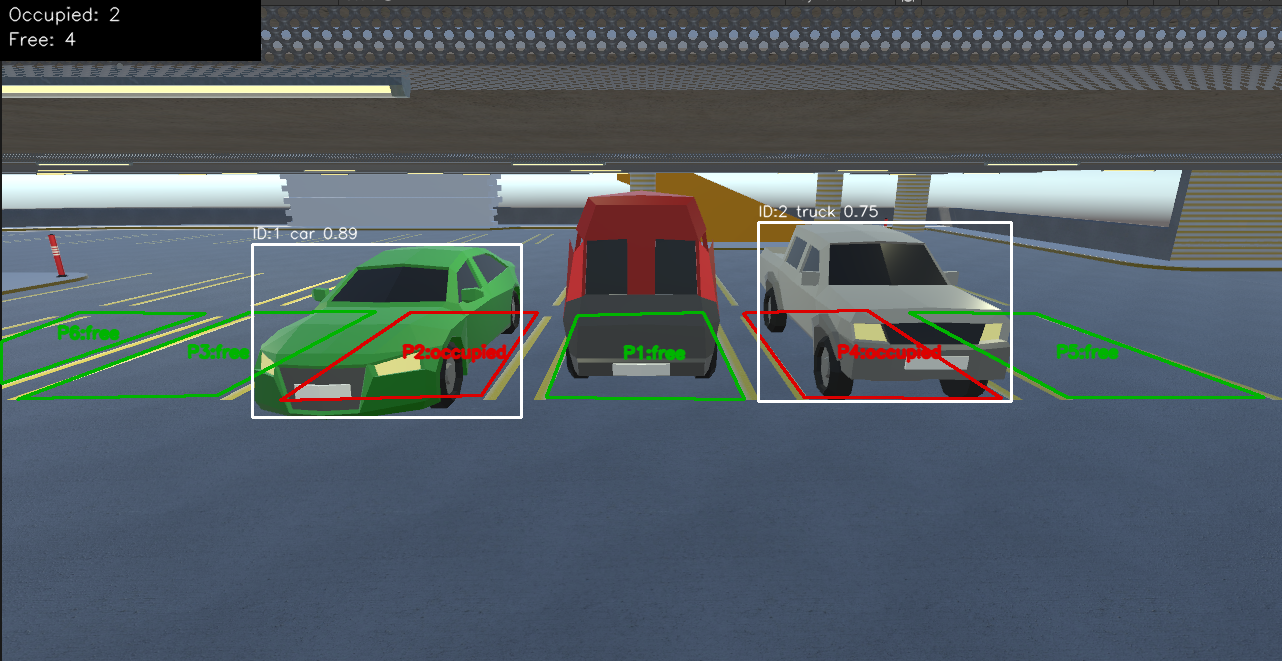
#> input picture test/parking_visualization.png, 1282 x 661 px
$ python edit_parking_zones.py --image ../test/parking_visualization.png
#> lines starting #> are read from the running program, lines starting #| are printed output that depends on the picture; after the words box and inside, x2 and y2 are one past the last pixel; in counts of white or black regions, pixels touching at a corner belong together
# edit_parking_zones.py - Enhanced Multi-Zone Parking Editor with ID Management
import cv2
import json
import os
import argparse
import numpy as np
from datetime import datetime

class EnhancedParkingZoneEditor:
    def __init__(self, image_path, map_path=None):
#> called with image_path = '../test/parking_visualization.png'
        self.image = cv2.imread(image_path)
#> self.image is the input picture: shape (661, 1282, 3); mean B, G, R 99, 93, 82.6
        if self.image is None:
            raise ValueError(f"Could not load image: {image_path}")

        self.image_path = image_path
        self.map_path = map_path
        self.display = self.image.copy()
        self.h, self.w = self.image.shape[:2]

        # Enhanced zone types with colors and prefixes
        self.zone_types = {
            "P": {"name": "parking", "color": (0, 255, 0), "prefix": "P"},      # Green for parking
            "T": {"name": "traffic", "color": (0, 165, 255), "prefix": "T"},    # Orange for traffic
            "N": {"name": "no_parking", "color": (0, 0, 255), "prefix": "N"},   # Red for no-parking
            "D": {"name": "disabled", "color": (255, 0, 0), "prefix": "D"}      # Blue for disabled (accessibility standard)
        }

        # Initialize editing state first
        self.zones = {}
        self.current_zone = []
        self.selected_zone_id = None
        self.mode = "add"  # "add", "edit", "delete", "rename"
        self.current_zone_type = "P"  # Default to parking
        self.zone_counters = {"P": 1, "T": 1, "N": 1, "D": 1}

        # UI state
        self.show_help = True
        self.input_mode = None  # None, "rename"
        self.input_text = ""
        self.has_saved = False  # Track if user has saved during session

        # Load existing parking zones if map exists
        if map_path and os.path.exists(map_path):
            self.load_existing_map()

        # Update counters after loading existing zones
        self.update_zone_counters()

        # UI state
        self.show_help = True
        self.input_text = ""
        self.input_mode = None  # None, "rename"

    # [37 lines left out: function load_existing_map, not called in this run]

    def update_zone_counters(self):
        """Update zone counters based on existing zones"""
        for zone_type in self.zone_counters:
            existing_numbers = []
            for zone_id in self.zones.keys():
                if zone_id.startswith(zone_type) and len(zone_id) > 1 and zone_id[1:].isdigit():
                    existing_numbers.append(int(zone_id[1:]))
            if existing_numbers:
                self.zone_counters[zone_type] = max(existing_numbers) + 1

    # [33 lines left out: functions get_zone_at_point, change_zone_id, not called in this run]

    def draw_zones(self):
        """Draw all parking zones with color-coded types"""
        self.display = self.image.copy()

        # Draw existing zones with type-specific colors
        for zone_id, zone_data in self.zones.items():
            points = zone_data["points"]
            zone_type = zone_data["type"]

            # Get zone color and adjust for selection
            base_color = self.zone_types[zone_type]["color"]
            if zone_id == self.selected_zone_id:
                color = (255, 255, 0)  # Yellow for selected
                thickness = 3
            else:
                color = base_color
                thickness = 2

            # Draw polygon
            cv2.polylines(self.display, [points], True, color, thickness)

            # Fill with semi-transparent color
            overlay = self.display.copy()
            cv2.fillPoly(overlay, [points], color)
            cv2.addWeighted(self.display, 0.8, overlay, 0.2, 0, self.display)

            # Add zone label with type indicator
            center = np.mean(points, axis=0).astype(int)
            label = f"{zone_id}({zone_type})"
            cv2.putText(self.display, label, (center[0]-20, center[1]),
                       cv2.FONT_HERSHEY_SIMPLEX, 0.6, (255, 255, 255), 2)

        # Draw current zone being created with current type color
        if len(self.current_zone) > 0:
            current_color = self.zone_types[self.current_zone_type]["color"]
            if len(self.current_zone) > 1:
                cv2.polylines(self.display, [np.array(self.current_zone)], False, current_color, 2)
            for i, point in enumerate(self.current_zone):
                cv2.circle(self.display, point, 5, current_color, -1)
                cv2.putText(self.display, str(i+1), (point[0]+10, point[1]),
                           cv2.FONT_HERSHEY_SIMPLEX, 0.5, current_color, 1)

        # Draw zone type indicator
        self.draw_zone_type_indicator()

        # Draw help text
        if self.show_help:
            self.draw_help_text()

        # Draw input text if in input mode
        if self.input_mode:
            self.draw_input_text()

    def draw_zone_type_indicator(self):
        """Draw zone type selection indicator"""
        y_start = self.h - 100
        for i, (zone_type, config) in enumerate(self.zone_types.items()):
            x_pos = 20 + i * 80
            color = config["color"]

            # Highlight current type
            if zone_type == self.current_zone_type:
                cv2.rectangle(self.display, (x_pos-5, y_start-5), (x_pos+65, y_start+45), (255, 255, 255), 2)

            # Draw type indicator
            cv2.rectangle(self.display, (x_pos, y_start), (x_pos+60, y_start+40), color, -1)
            cv2.rectangle(self.display, (x_pos, y_start), (x_pos+60, y_start+40), (255, 255, 255), 1)

            # Add text
            cv2.putText(self.display, f"{i+1}:{zone_type}", (x_pos+5, y_start+15),
                       cv2.FONT_HERSHEY_SIMPLEX, 0.4, (255, 255, 255), 1)
            cv2.putText(self.display, config["name"][:6], (x_pos+5, y_start+30),
                       cv2.FONT_HERSHEY_SIMPLEX, 0.3, (255, 255, 255), 1)
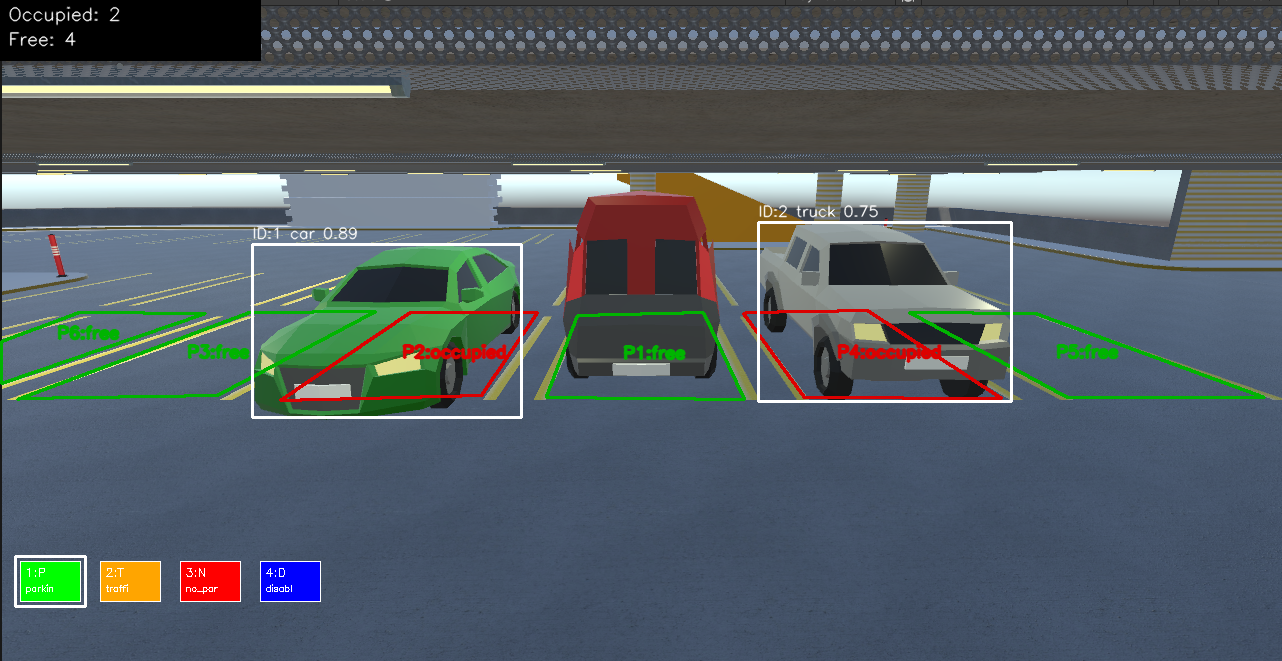
#> self.display: shape (661, 1282, 3); 1.27% of pixels changed, all inside (x1, y1, x2, y2) = (14, 555, 321, 608)

    def draw_help_text(self):
        """Draw enhanced help text"""
        help_text = [
            f"Mode: {self.mode.upper()} | Zone Type: {self.current_zone_type} ({self.zone_types[self.current_zone_type]['name']})",
            "",
            "ZONE TYPES (Number Keys):",
            "1: Parking (Green) | 2: Traffic (Orange)",
            "3: No-parking (Red) | 4: Disabled (Blue)",
            "",
            "CONTROLS:",
            "Left Click: Add point / Select zone",
            "Right Click: Finish zone / Deselect",
            "SPACE: Change mode (Add/Edit/Delete/Rename)",
            "I: Change ID of selected zone",
            "D: Delete selected zone",
            "S: Save parking map",
            "R: Reset current zone",
            "H: Toggle help",
            "ESC/Q: Exit",
            "",
            f"Zones: {len(self.zones)} | Selected: {self.selected_zone_id or 'None'}"
        ]

        # Draw semi-transparent background
        cv2.rectangle(self.display, (10, 10), (400, len(help_text) * 18 + 20), (0, 0, 0), -1)
        cv2.rectangle(self.display, (10, 10), (400, len(help_text) * 18 + 20), (255, 255, 255), 1)
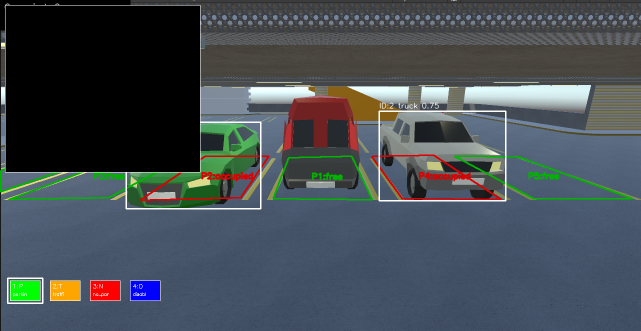
#> self.display: shape (661, 1282, 3) (shown at 1/2 size); mean B, G, R 83.3, 77.6, 69.5

        for i, text in enumerate(help_text):
            if text.startswith("Mode:"):
                color = (0, 255, 255)
            elif "TYPES" in text or "CONTROLS" in text:
                color = (255, 255, 0)
            else:
                color = (255, 255, 255)
            cv2.putText(self.display, text, (15, 25 + i * 18),
                       cv2.FONT_HERSHEY_SIMPLEX, 0.35, color, 1)
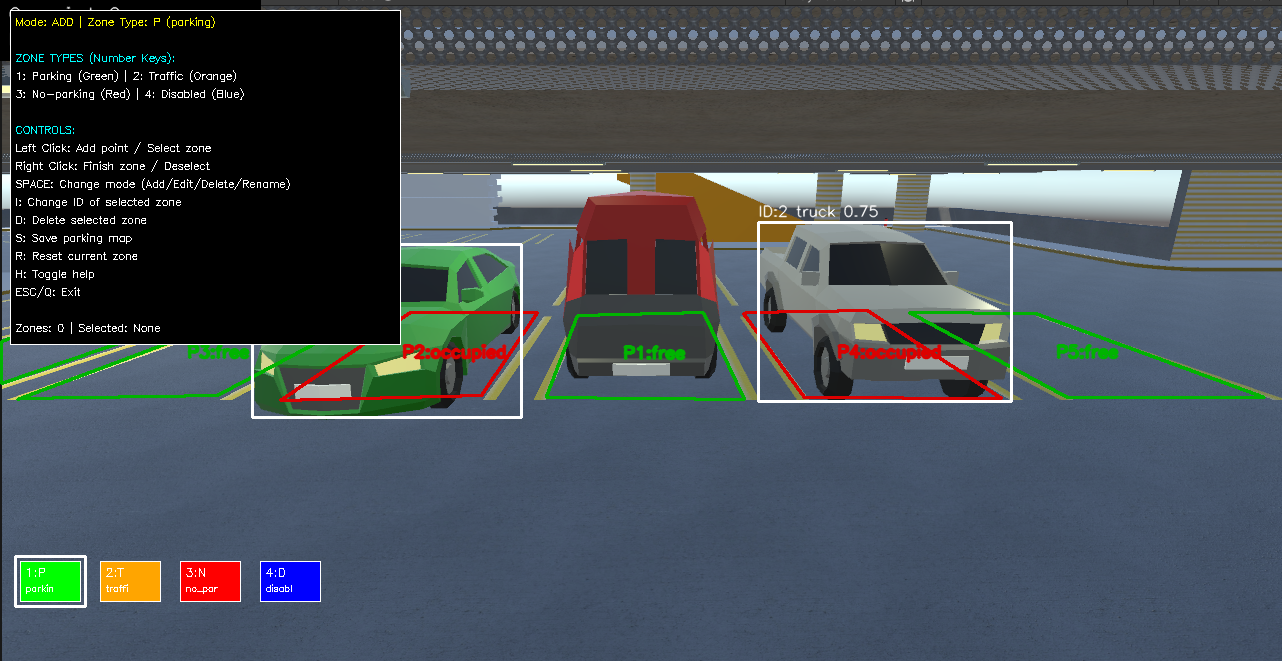
#> self.display: shape (661, 1282, 3); 0.62% of pixels changed, all inside (x1, y1, x2, y2) = (16, 16, 290, 334)

    # [167 lines left out: functions draw_input_text, mouse_callback, save_map, save_visualization, delete_selected_zone, cycle_mode and 1 more, not called in this run]

    def handle_text_input(self, key):
        """Handle text input for ID changes"""
        if self.input_mode != "rename":
            return False

        if key == 13:  # Enter
            if self.input_text.strip() and self.selected_zone_id:
                success = self.change_zone_id(self.selected_zone_id, self.input_text.strip())
                if success:
                    self.input_mode = None
                    self.input_text = ""
            else:
                print("Invalid input or no zone selected")
        elif key == 27:  # Escape
            self.input_mode = None
            self.input_text = ""
            print("ID change cancelled")
        elif key == 8:  # Backspace
            self.input_text = self.input_text[:-1]
        elif 32 <= key <= 126:  # Printable characters
            self.input_text += chr(key)

        return True

    def run(self):
        """Main editing loop"""
        cv2.namedWindow("Parking Zone Editor", cv2.WINDOW_NORMAL)
        cv2.setMouseCallback("Parking Zone Editor", self.mouse_callback)

        print("\n=== Parking Zone Editor ===")
        print("Left click to add points or select zones")
        print("Right click to finish zone or deselect")
        print("Press SPACE to change mode, S to save, Q to quit")
        print(f"Loaded {len(self.zones)} existing zones")

        while True:
            self.draw_zones()
            cv2.imshow("Parking Zone Editor", self.display)

            key = cv2.waitKey(1) & 0xFF
#> (key q is pressed here)

            # Handle text input first (when renaming)
            if self.handle_text_input(key):
                continue

            if key in [27, ord('q'), ord('Q')]:  # ESC or Q
                break
            elif key == ord(' '):  # SPACE - change mode
                self.cycle_mode()
            elif key == ord('i') or key == ord('I'):  # I - change ID
                if self.selected_zone_id:
                    self.input_mode = "rename"
                    self.input_text = self.selected_zone_id
                    print(f"Renaming zone {self.selected_zone_id} - type new ID and press Enter")
                else:
                    print("No zone selected for renaming")
            elif key == ord('s') or key == ord('S'):  # Save
                if self.map_path:
                    self.save_map(self.map_path)
                else:
                    # Default save location
                    default_path = "test/parking_map.json"
                    self.save_map(default_path)
            elif key == ord('d') or key == ord('D'):  # Delete
                self.delete_selected_zone()
            elif key == ord('r') or key == ord('R'):  # Reset current zone
                self.current_zone = []
                print("Reset current zone")
            elif key == ord('h') or key == ord('H'):  # Toggle help
                self.show_help = not self.show_help
            elif self.handle_zone_type_key(key):  # Handle zone type keys (1-4)
                pass  # Already handled in the method

        cv2.destroyAllWindows()

def main():
    parser = argparse.ArgumentParser(description="Enhanced Multi-Zone Parking Editor")
    parser.add_argument("--image", required=True, help="Path to parking lot image")
    parser.add_argument("--map", help="Path to existing parking map JSON (optional)")
    parser.add_argument("--output", default="test/parking_map.json", help="Output path for parking map")

    args = parser.parse_args()

    print("Enhanced Parking Zone Editor - Multi-Zone Support")
    print("=================================================")
    print("Zone Types:")
    print("  1 = Parking (Green)")
    print("  2 = Traffic (Orange)")
    print("  3 = No-parking (Red)")
    print("  4 = Disabled (Blue)")
    print()
    print("Controls:")
    print("  Keys 1-4: Select zone type")
    print("  Left Click: Add point to zone")
    print("  Right Click: Complete zone")
    print("  SPACE: Cycle modes (ADD/EDIT/DELETE/RENAME)")
    print("  S: Save map")
    print("  D: Delete selected zone")
    print("  R: Reset current zone")
    print("  H: Toggle help display")
    print("  Q/ESC: Quit")
    print("=================================================")
    print()

    # Use existing map if not specified but exists in default location
    map_path = args.map
    if not map_path and os.path.exists(args.output):
        map_path = args.output
        print(f"[INFO] Using existing map: {map_path}")

    try:
        editor = EnhancedParkingZoneEditor(args.image, map_path)
        editor.map_path = args.output  # Set output path
        editor.run()

        # Final save prompt
        if editor.zones:
            print(f"\nFinal save to {args.output}?")
            response = input("Save changes? (y/n): ").lower().strip()
            if response in ['y', 'yes']:
                editor.save_map(args.output)
            else:
                print("Changes not saved")

    except Exception as e:
        print(f"[ERROR] {e}")

if __name__ == "__main__":
    main()

$ run again, on test/parkingplace_grid.png
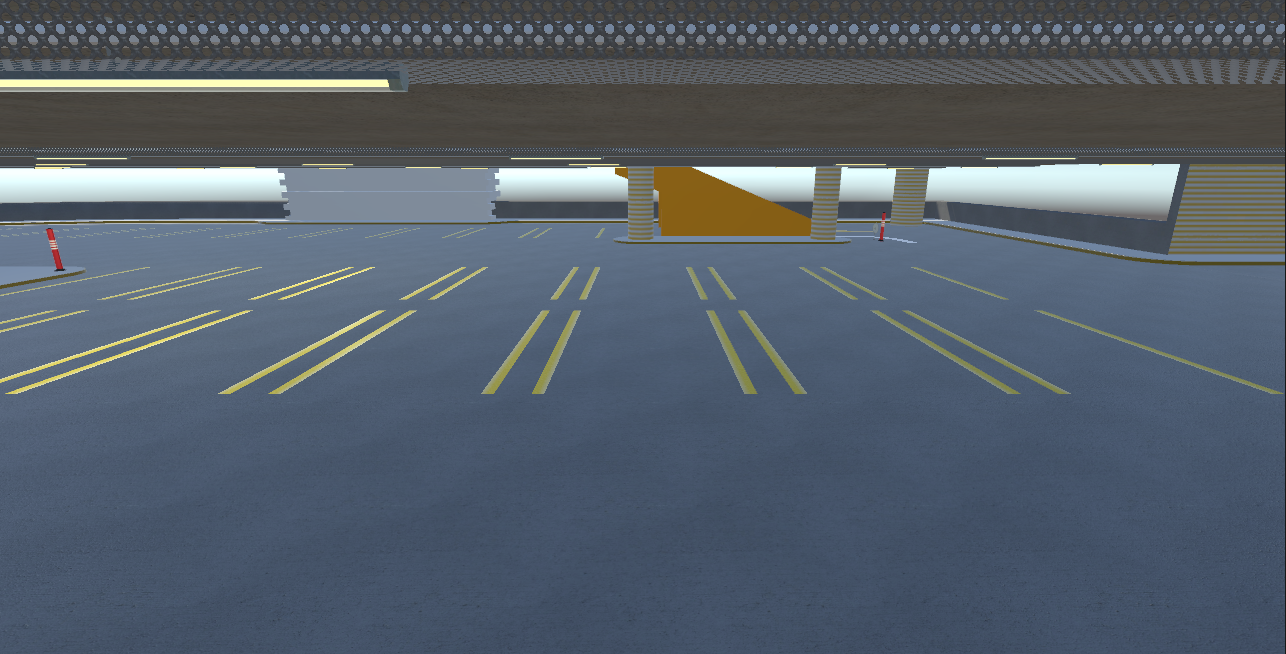
#> input picture test/parkingplace_grid.png, 1286 x 654 px
#> in __init__, self.image is the input picture: shape (654, 1286, 3); mean B, G, R 106.4, 94.8, 84.6
#> after the loop in draw_zone_type_indicator, `for i, (zone_type, config) in enumerate(self.zone_types.items()):`:
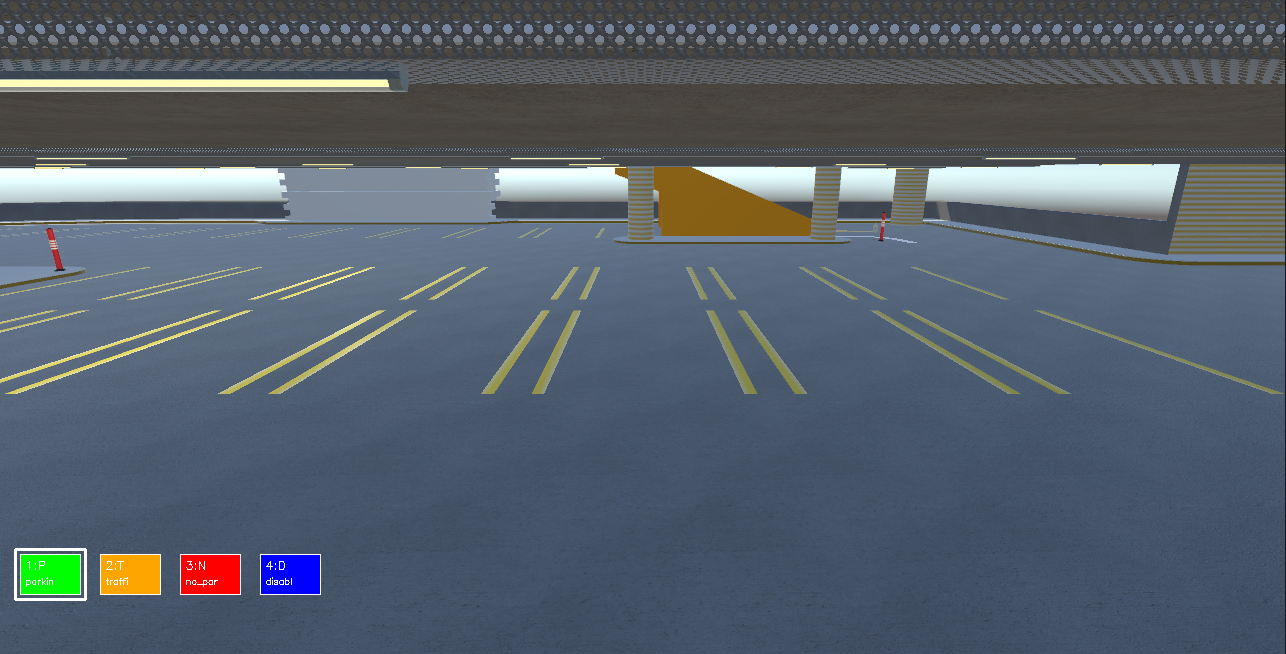
#> self.display: shape (654, 1286, 3); 1.27% of pixels changed, all inside (x1, y1, x2, y2) = (14, 548, 321, 601)
#> after the loop in draw_help_text, `for i, text in enumerate(help_text):`:
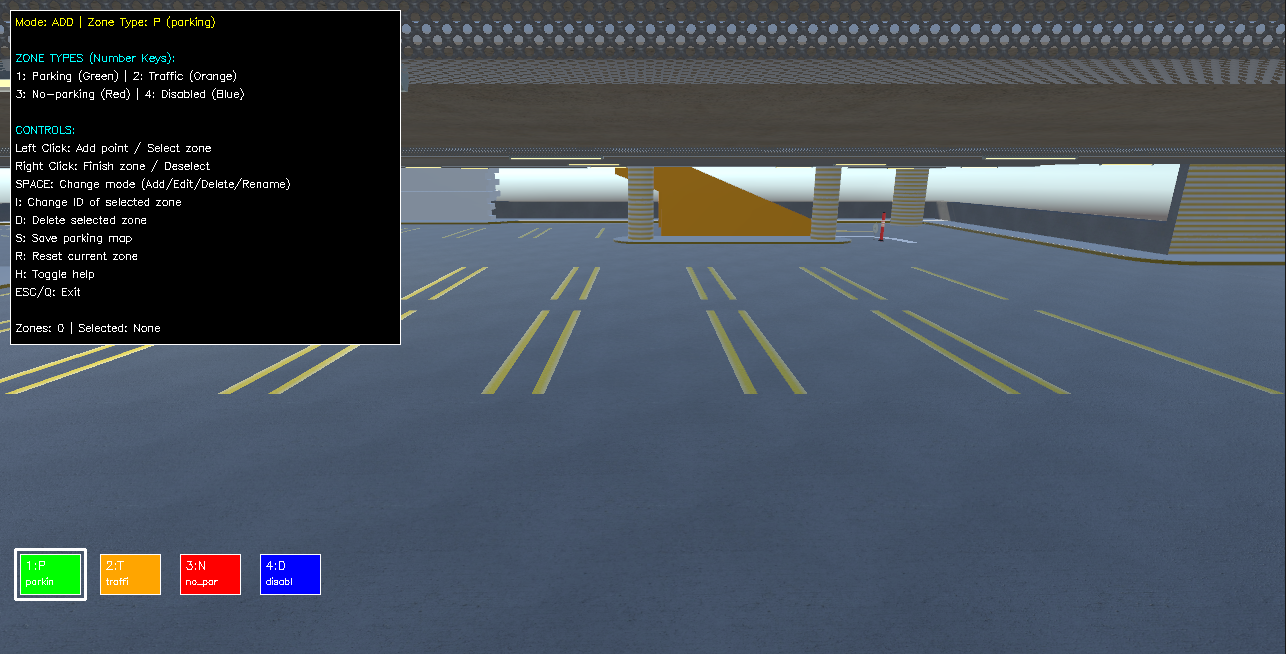
#> self.display: shape (654, 1286, 3); mean B, G, R 90, 80, 71.3
